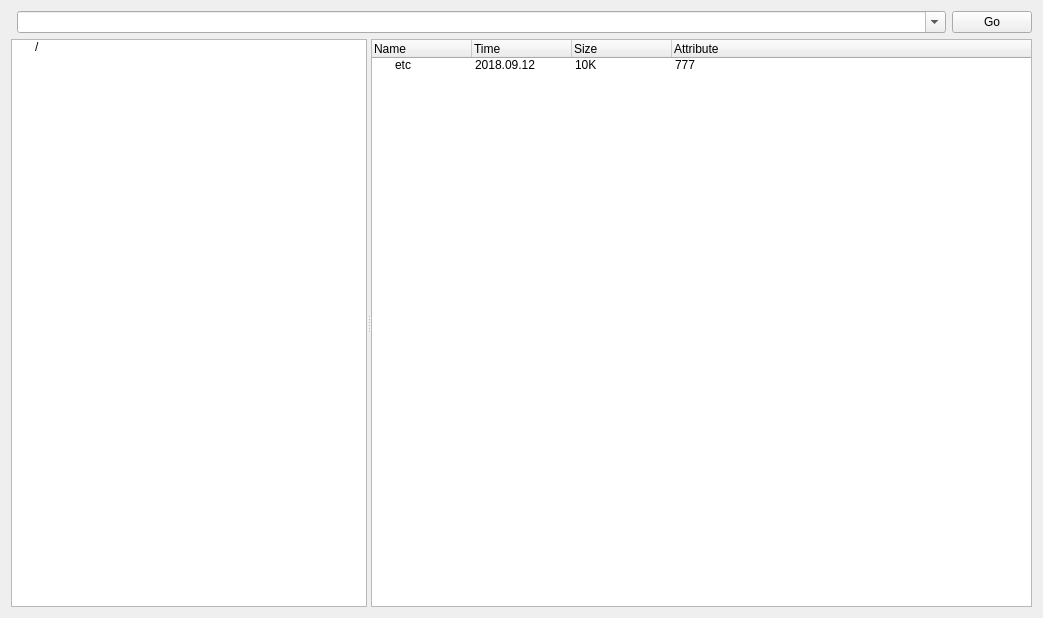
<?xml version="1.0" encoding="UTF-8"?>
<ui version="4.0">
 <class>Form</class>
 <widget class="QWidget" name="Form">
  <property name="geometry">
   <rect>
    <x>0</x>
    <y>0</y>
    <width>1043</width>
    <height>618</height>
   </rect>
  </property>
  <property name="windowTitle">
   <string>Form</string>
  </property>
  <layout class="QVBoxLayout" name="verticalLayout">
   <item>
    <layout class="QHBoxLayout" name="horizontalLayout">
     <item>
      <widget class="QWidget" name="iconPath" native="true"/>
     </item>
     <item>
      <widget class="QComboBox" name="comboBox">
       <property name="sizePolicy">
        <sizepolicy hsizetype="Expanding" vsizetype="Fixed">
         <horstretch>0</horstretch>
         <verstretch>0</verstretch>
        </sizepolicy>
       </property>
       <property name="editable">
        <bool>true</bool>
       </property>
       <property name="currentText">
        <string/>
       </property>
      </widget>
     </item>
     <item>
      <widget class="QPushButton" name="pushButton">
       <property name="text">
        <string>Go</string>
       </property>
      </widget>
     </item>
    </layout>
   </item>
   <item>
    <widget class="QSplitter" name="splitter">
     <property name="sizePolicy">
      <sizepolicy hsizetype="Expanding" vsizetype="Expanding">
       <horstretch>0</horstretch>
       <verstretch>0</verstretch>
      </sizepolicy>
     </property>
     <property name="toolTip">
      <string>文件管理</string>
     </property>
     <property name="statusTip">
      <string>文件管理</string>
     </property>
     <property name="whatsThis">
      <string>文件管理</string>
     </property>
     <property name="midLineWidth">
      <number>2</number>
     </property>
     <property name="orientation">
      <enum>Qt::Horizontal</enum>
     </property>
     <property name="childrenCollapsible">
      <bool>false</bool>
     </property>
     <widget class="QTreeWidget" name="leftView">
      <property name="sizePolicy">
       <sizepolicy hsizetype="Expanding" vsizetype="Expanding">
        <horstretch>35</horstretch>
        <verstretch>0</verstretch>
       </sizepolicy>
      </property>
      <property name="minimumSize">
       <size>
        <width>100</width>
        <height>0</height>
       </size>
      </property>
      <property name="mouseTracking">
       <bool>true</bool>
      </property>
      <property name="tabletTracking">
       <bool>true</bool>
      </property>
      <property name="editTriggers">
       <set>QAbstractItemView::NoEditTriggers</set>
      </property>
      <property name="iconSize">
       <size>
        <width>16</width>
        <height>16</height>
       </size>
      </property>
      <property name="columnCount">
       <number>1</number>
      </property>
      <attribute name="headerVisible">
       <bool>false</bool>
      </attribute>
      <column>
       <property name="text">
        <string>Folder</string>
       </property>
      </column>
      <item>
       <property name="text">
        <string>/</string>
       </property>
      </item>
     </widget>
     <widget class="QTreeWidget" name="rightView">
      <property name="sizePolicy">
       <sizepolicy hsizetype="Expanding" vsizetype="Expanding">
        <horstretch>65</horstretch>
        <verstretch>0</verstretch>
       </sizepolicy>
      </property>
      <property name="minimumSize">
       <size>
        <width>200</width>
        <height>0</height>
       </size>
      </property>
      <property name="contextMenuPolicy">
       <enum>Qt::CustomContextMenu</enum>
      </property>
      <property name="editTriggers">
       <set>QAbstractItemView::SelectedClicked</set>
      </property>
      <property name="iconSize">
       <size>
        <width>16</width>
        <height>16</height>
       </size>
      </property>
      <column>
       <property name="text">
        <string>Name</string>
       </property>
      </column>
      <column>
       <property name="text">
        <string>Time</string>
       </property>
      </column>
      <column>
       <property name="text">
        <string>Size</string>
       </property>
      </column>
      <column>
       <property name="text">
        <string>Attribute</string>
       </property>
      </column>
      <item>
       <property name="text">
        <string>etc</string>
       </property>
       <property name="text">
        <string>2018.09.12</string>
       </property>
       <property name="text">
        <string>10K</string>
       </property>
       <property name="text">
        <string>777</string>
       </property>
      </item>
     </widget>
    </widget>
   </item>
  </layout>
  <action name="action_fileAdd">
   <property name="text">
    <string>新建文件</string>
   </property>
   <property name="toolTip">
    <string>新建文件</string>
   </property>
   <property name="shortcut">
    <string>Ctrl+N</string>
   </property>
  </action>
  <action name="action_folderAdd">
   <property name="text">
    <string>新建文件夹</string>
   </property>
   <property name="toolTip">
    <string>新建文件夹</string>
   </property>
   <property name="shortcut">
    <string>Ctrl+Shift+N</string>
   </property>
  </action>
  <action name="action_upload">
   <property name="text">
    <string>上传</string>
   </property>
   <property name="toolTip">
    <string>上传</string>
   </property>
   <property name="shortcut">
    <string>Ctrl+U</string>
   </property>
  </action>
  <action name="action_download">
   <property name="text">
    <string>下载</string>
   </property>
   <property name="toolTip">
    <string>下载</string>
   </property>
   <property name="shortcut">
    <string>Ctrl+D</string>
   </property>
  </action>
  <action name="action_wget">
   <property name="text">
    <string>wget</string>
   </property>
   <property name="toolTip">
    <string>wget</string>
   </property>
   <property name="shortcut">
    <string>Ctrl+W</string>
   </property>
  </action>
  <action name="action_edit">
   <property name="text">
    <string>编辑</string>
   </property>
   <property name="toolTip">
    <string>编辑文件</string>
   </property>
   <property name="shortcut">
    <string>Ctrl+E</string>
   </property>
  </action>
  <action name="action_rename">
   <property name="text">
    <string>重命名</string>
   </property>
   <property name="toolTip">
    <string>重命名文件</string>
   </property>
  </action>
  <action name="action_view">
   <property name="text">
    <string>查看</string>
   </property>
   <property name="toolTip">
    <string>查看文件</string>
   </property>
  </action>
  <action name="action_chstamp">
   <property name="text">
    <string>修改时间</string>
   </property>
   <property name="toolTip">
    <string>修改文件时间</string>
   </property>
  </action>
  <action name="action_delete">
   <property name="text">
    <string>删除</string>
   </property>
   <property name="toolTip">
    <string>删除文件</string>
   </property>
  </action>
  <action name="action_copy">
   <property name="text">
    <string>复制</string>
   </property>
   <property name="toolTip">
    <string>复制文件</string>
   </property>
  </action>
  <action name="action_paste">
   <property name="text">
    <string>粘贴</string>
   </property>
   <property name="toolTip">
    <string>粘贴文件</string>
   </property>
  </action>
  <action name="action_cut">
   <property name="text">
    <string>剪切</string>
   </property>
   <property name="toolTip">
    <string>剪切文件</string>
   </property>
  </action>
 </widget>
 <resources>
  <include location="../../resource.qrc"/>
 </resources>
 <connections/>
</ui>
